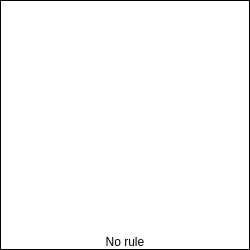
<?xml version="1.0" encoding="UTF-8"?>
<ui version="4.0">
 <class>RulePreviewWidget</class>
 <widget class="QWidget" name="RulePreviewWidget">
  <property name="geometry">
   <rect>
    <x>0</x>
    <y>0</y>
    <width>250</width>
    <height>250</height>
   </rect>
  </property>
  <property name="maximumSize">
   <size>
    <width>400</width>
    <height>400</height>
   </size>
  </property>
  <property name="windowTitle">
   <string>Form</string>
  </property>
  <property name="styleSheet">
   <string notr="true">background-color: rgb(255, 255, 255);</string>
  </property>
  <layout class="QVBoxLayout" name="verticalLayout">
   <property name="leftMargin">
    <number>0</number>
   </property>
   <property name="topMargin">
    <number>0</number>
   </property>
   <property name="rightMargin">
    <number>0</number>
   </property>
   <property name="bottomMargin">
    <number>0</number>
   </property>
   <item>
    <widget class="QFrame" name="frame">
     <property name="maximumSize">
      <size>
       <width>250</width>
       <height>250</height>
      </size>
     </property>
     <property name="frameShape">
      <enum>QFrame::Box</enum>
     </property>
     <property name="frameShadow">
      <enum>QFrame::Plain</enum>
     </property>
     <layout class="QVBoxLayout" name="verticalLayout_2">
      <property name="spacing">
       <number>0</number>
      </property>
      <property name="leftMargin">
       <number>0</number>
      </property>
      <property name="topMargin">
       <number>0</number>
      </property>
      <property name="rightMargin">
       <number>0</number>
      </property>
      <property name="bottomMargin">
       <number>0</number>
      </property>
      <item>
       <widget class="QLabel" name="ruleImg">
        <property name="maximumSize">
         <size>
          <width>250</width>
          <height>250</height>
         </size>
        </property>
        <property name="scaledContents">
         <bool>true</bool>
        </property>
       </widget>
      </item>
      <item>
       <widget class="QLabel" name="ruleName">
        <property name="sizePolicy">
         <sizepolicy hsizetype="Expanding" vsizetype="Fixed">
          <horstretch>0</horstretch>
          <verstretch>0</verstretch>
         </sizepolicy>
        </property>
        <property name="styleSheet">
         <string notr="true">background-color: rgb(255, 255, 255);</string>
        </property>
        <property name="text">
         <string>No rule</string>
        </property>
        <property name="alignment">
         <set>Qt::AlignCenter</set>
        </property>
       </widget>
      </item>
     </layout>
    </widget>
   </item>
  </layout>
 </widget>
 <resources/>
 <connections/>
</ui>
